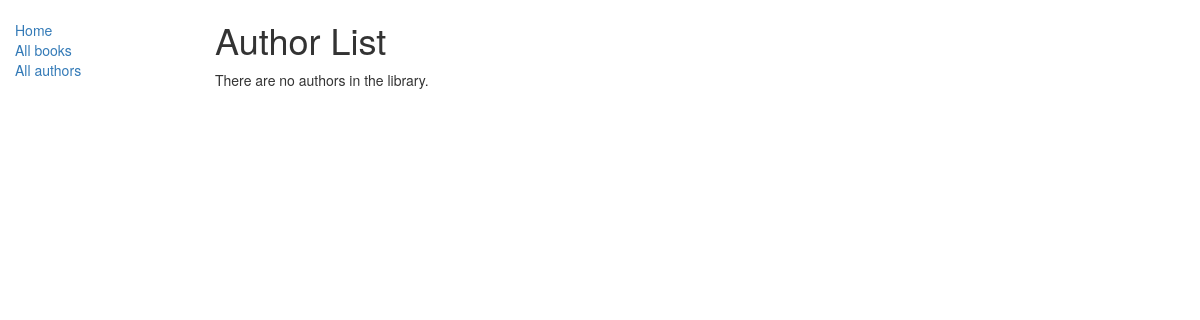
Page /catalog/authors on the earlier database version.
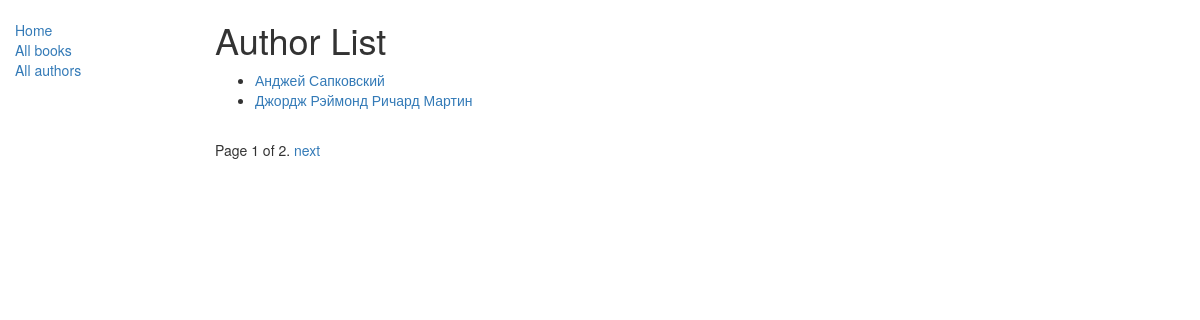
Same page on the later database version.
### catalog/models.py (models this page shows, shortened)
class Author(models.Model):
    first_name = models.CharField(max_length=100)
    last_name = models.CharField(max_length=100)
    date_of_birth = models.DateField(null=True, blank=True)
    date_of_death = models.DateField('Died', null=True, blank=True)
    def get_absolute_url(self):
        return reverse('author-detail', args=[str(self.id)])

### catalog/views.py (the view)
# urls.py: path('authors', views.AuthorListView.as_view(), name='authors'),
class AuthorListView(generic.ListView):
    queryset = Author.objects.all()
    template_name = "catalog/templates/catalog/author_list.html"
    paginate_by = 2

### catalog/templates/catalog/author_list.html
{% extends "base_generic.html" %}
{% block content %}
    <h1>Author List</h1>
    {% if author_list %}
    <ul>
      {% for author in author_list %}
      <li>
        <a href="{{ author.get_absolute_url }}">{{ author.first_name }} {{ author.last_name }}</a>
      </li>
      {% endfor %}
    </ul>
    {% else %}
      <p>There are no authors in the library.</p>
    {% endif %}
{% endblock %}

Differences in the rows shown:
added Author: first_name "Анджей", last_name "Сапковский"
added Author: first_name "Джордж Рэймонд Ричард", last_name "Мартин"
Other differences:
{{ page_obj.number }}: (not shown) → "1"
{{ page_obj.paginator.num_pages }}: (not shown) → "2"
text no longer shown: "There are no authors in the library."
text now shown: "Page of . next"
